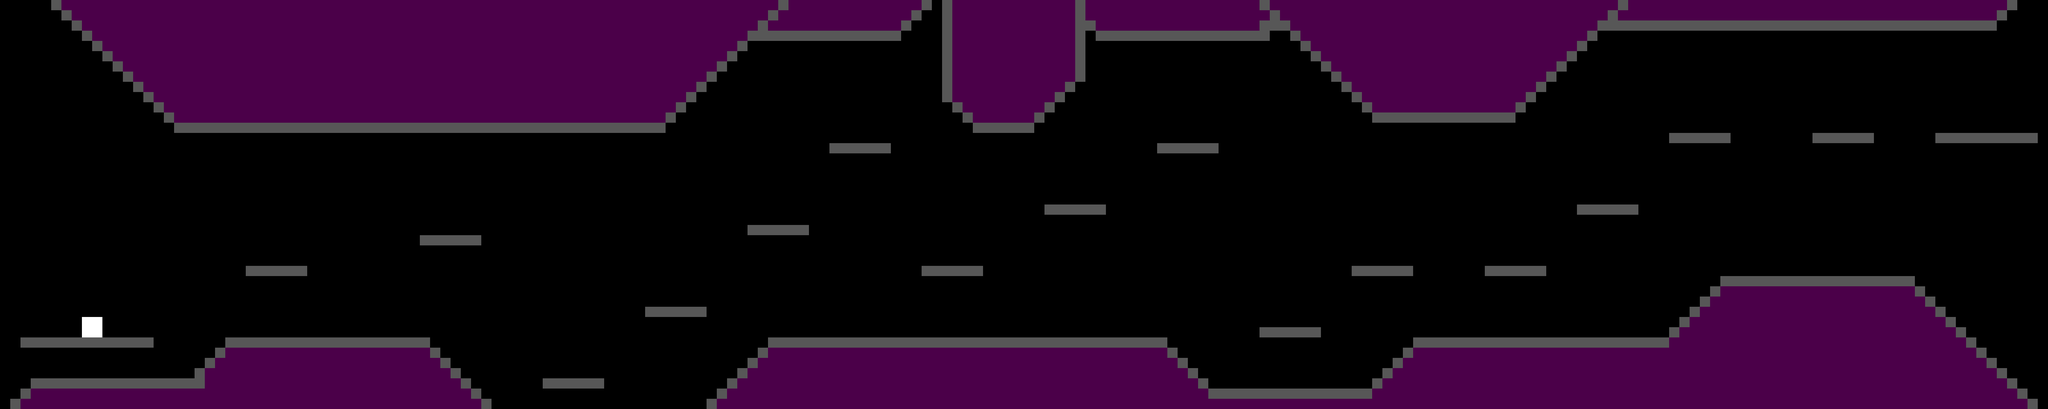

This game map was drawn from its Tiled (.tmx) file and the tilesets committed beside it. A one-line description and the trimmed map source follow:
An orthogonal 200x40 tile map with 32x32 px tiles, 4 tile layers (start plateform, player, plateform, wall).

<map version="1.0" orientation="orthogonal" renderorder="left-up" width="200" height="40" tilewidth="32" tileheight="32" nextobjectid="1">
 <tileset firstgid="1" name="tileset" tilewidth="32" tileheight="32" tilecount="20" columns="10">
  <image source="../raw/tileset.png" width="320" height="64" />
 </tileset>
 <layer name="start plateform" width="200" height="40">
  <data>[8000 cells, 13 non-empty, 1 distinct tile ids]</data>
 </layer>
 <layer name="player" width="200" height="40">
  <data>[8000 cells, 4 non-empty, 1 distinct tile ids]</data>
 </layer>
 <layer name="plateform" width="200" height="40">
  <data>[8000 cells, 100 non-empty, 1 distinct tile ids]</data>
 </layer>
 <layer name="wall" width="200" height="40">
  <data>[8000 cells, 2621 non-empty, 2 distinct tile ids]</data>
 </layer>
</map>
